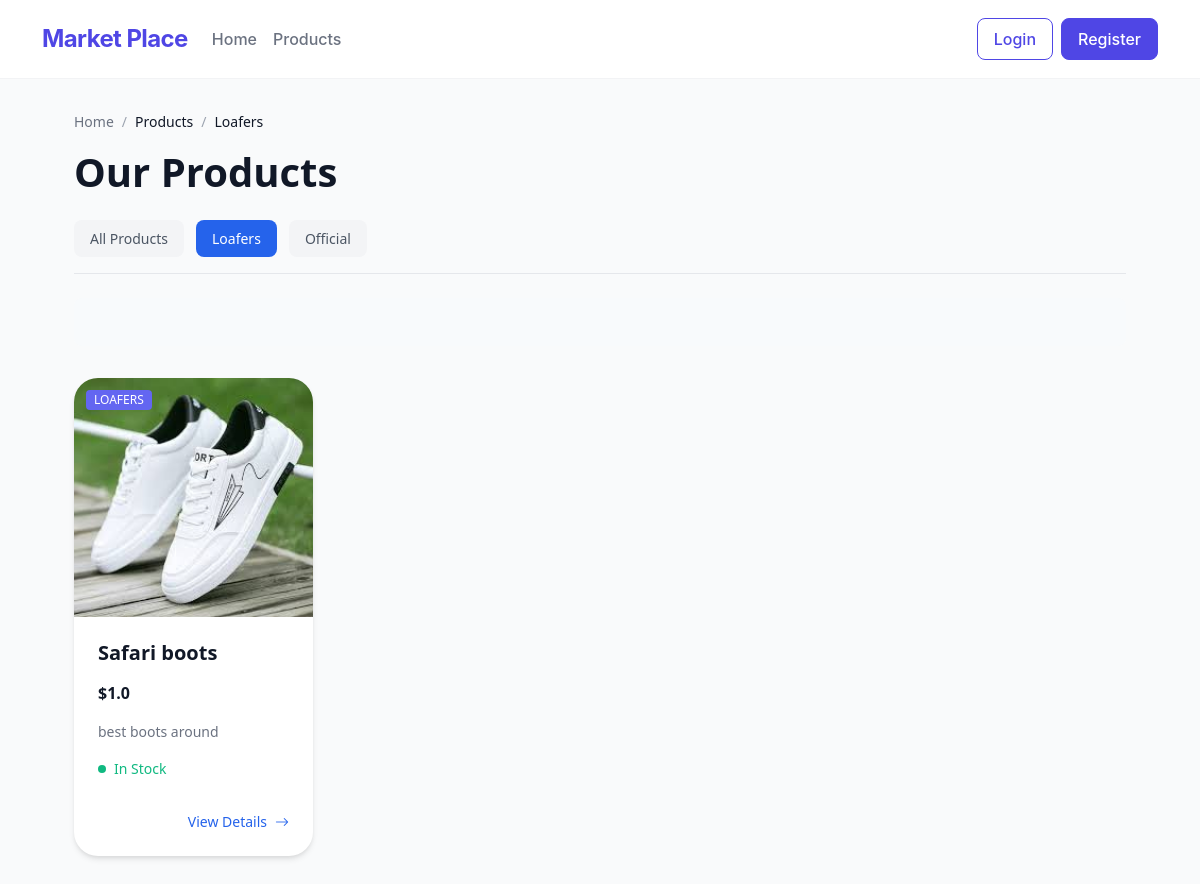
The page /products?category_id=1 on the database as committed earlier.
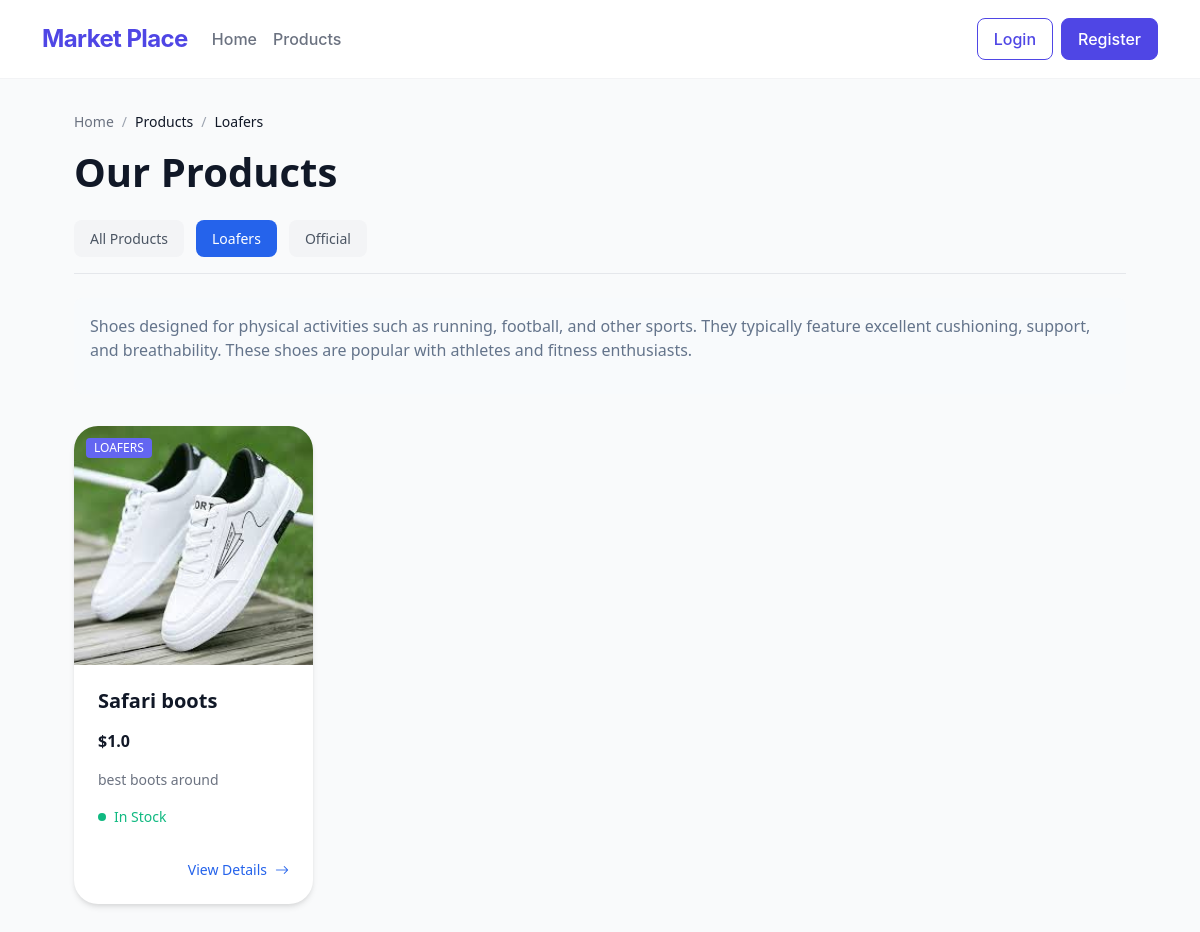
The same page on the database as committed later.
### app.py (models this page shows)
class Category(db.Model):
    __tablename__ = 'categories'
    id = db.Column(db.Integer, primary_key=True)
    name = db.Column(db.String(100), unique=True, nullable=False)
    description = db.Column(db.String(500))
    products = db.relationship('Product', backref='category', lazy=True)

### app.py (the view)
@app.route('/products')
def products():
    category_id = request.args.get('category_id', type=int)
    selected_category = None
    if category_id:
        selected_category = Category.query.get_or_404(category_id)
        products = Product.query.filter_by(category_id=category_id).all()
    else:
        products = Product.query.all()
    categories = Category.query.all()
    return render_template('products.html',
                           products=products,
                           categories=categories,
                           selected_category=selected_category)

### app.py (called while the page is built)
def get_cart_unique_items():
    if 'user_id' in session:
        order = Order.query.filter_by(user_id=session['user_id'], status="Pending").first()
        if order:
            return OrderItem.query.filter_by(order_id=order.id).count()
    return 0

@app.context_processor
def inject_cart_count():
    return dict(cart_count=get_cart_unique_items())

### templates/products.html (shortened to what this page needs)
{% extends 'base.html' %}
{% block content %}
<div class="products-container">
    <nav class="breadcrumb">
        <a href="{{ url_for('home') }}">Home</a>
        <span>/</span>
        <span class="current">Products</span>
        {% if selected_category %}
            <span>/</span>
            <span class="current">{{ selected_category.name }}</span>
        {% endif %}
    </nav>
    <div class="products-header">
        <h1>Our Products</h1>
        <div class="category-nav">
            <a href="{{ url_for('products') }}"
               class="category-link {% if not selected_category %}active{% endif %}">
                All Products
            </a>
            {% for category in categories %}
            <a href="{{ url_for('products', category_id=category.id) }}"
               class="category-link {% if selected_category and selected_category.id == category.id %}active{% endif %}">
                {{ category.name }}
            </a>
            {% endfor %}
        </div>
        {% if selected_category %}
        <div class="category-description">
            <p>{{ selected_category.description }}</p>
        </div>
        {% endif %}
    </div>
    <div class="products-grid">
        {% for product in products %}
        <div class="product-card">
            <div class="product-image">
                <div class="image-badges">
                    <span class="badge category">{{ product.category.name }}</span>
                </div>
                {% if product.images %}
                    <img src="{{ url_for('static', filename='uploads/' + product.images[0].image_url) }}"
                         alt="Image of {{ product.name }}">
                {% else %}
                    <div class="no-image">
                        <i class="bi bi-image"></i>
                        <p>No image available</p>
                    </div>
                {% endif %}
            </div>
            <div class="product-content">
                <h2 class="product-title">
                    <a href="{{ url_for('product_detail', product_id=product.id) }}">{{ product.name }}</a>
                </h2>
                <div class="price-section">
                    <span class="current-price">${{ product.price }}</span>
                </div>
                <p class="product-description">{{ product.description|truncate(100) }}</p>
                <div class="stock-status {% if product.stock_quantity > 0 %}in-stock{% else %}out-of-stock{% endif %}">
                    <div class="stock-indicator">
                        <div class="indicator-dot"></div>
                        {% if product.stock_quantity > 0 %}
                            <span>In Stock</span>
                        {% else %}
                            <span>Out of Stock</span>
                        {% endif %}
                    </div>
                </div>
                <div class="product-actions">
                    <a href="{{ url_for('product_detail', product_id=product.id) }}" class="view-details">
                        View Details
                        <i class="bi bi-arrow-right"></i>
                    </a>
                </div>
            </div>
        </div>
        {% else %}
        <div class="no-products">
            <p>No products found in this category.</p>
        </div>
        {% endfor %}
    </div>
</div>
{% endblock %}

Rows that differ between the two databases and show on the page:
changed Category "Loafers": description (not shown) → "Shoes designed for physical activities such as running, football, and other sports. They typically feature excellent cushioning, support, and breathability. These shoes are popular with athletes and fitness enthusiasts."
